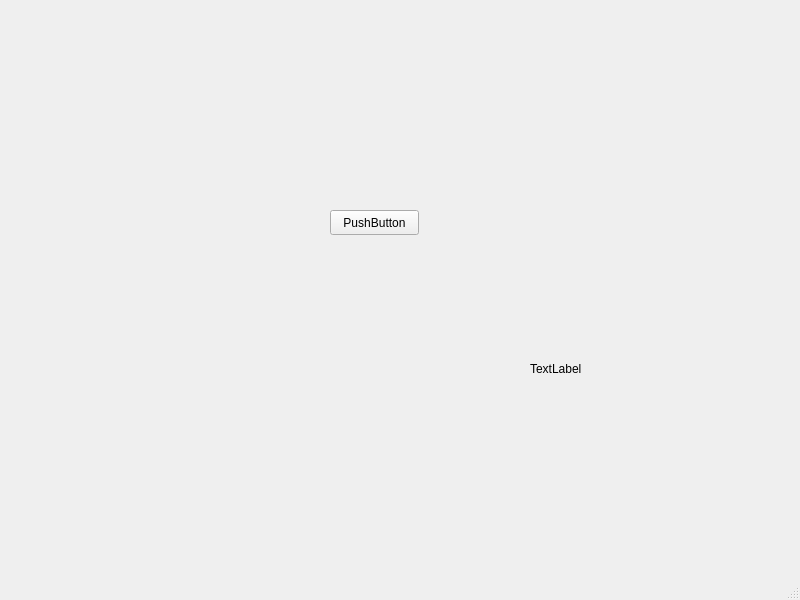
<?xml version="1.0" encoding="UTF-8"?>
<ui version="4.0">
 <class>MainWindow</class>
 <widget class="QMainWindow" name="MainWindow">
  <property name="geometry">
   <rect>
    <x>0</x>
    <y>0</y>
    <width>800</width>
    <height>600</height>
   </rect>
  </property>
  <property name="windowTitle">
   <string>MainWindow</string>
  </property>
  <widget class="QWidget" name="centralwidget">
   <widget class="QPushButton" name="pushButton">
    <property name="geometry">
     <rect>
      <x>330</x>
      <y>210</y>
      <width>89</width>
      <height>25</height>
     </rect>
    </property>
    <property name="text">
     <string>PushButton</string>
    </property>
   </widget>
   <widget class="QLabel" name="label">
    <property name="geometry">
     <rect>
      <x>530</x>
      <y>360</y>
      <width>67</width>
      <height>17</height>
     </rect>
    </property>
    <property name="whatsThis">
     <string>&lt;html&gt;&lt;head/&gt;&lt;body&gt;&lt;p&gt;jjl&lt;/p&gt;&lt;p&gt;&lt;br/&gt;&lt;/p&gt;&lt;/body&gt;&lt;/html&gt;</string>
    </property>
    <property name="text">
     <string>TextLabel</string>
    </property>
   </widget>
  </widget>
  <widget class="QMenuBar" name="menubar">
   <property name="geometry">
    <rect>
     <x>0</x>
     <y>0</y>
     <width>800</width>
     <height>27</height>
    </rect>
   </property>
  </widget>
  <widget class="QStatusBar" name="statusbar"/>
 </widget>
 <resources/>
 <connections/>
</ui>
